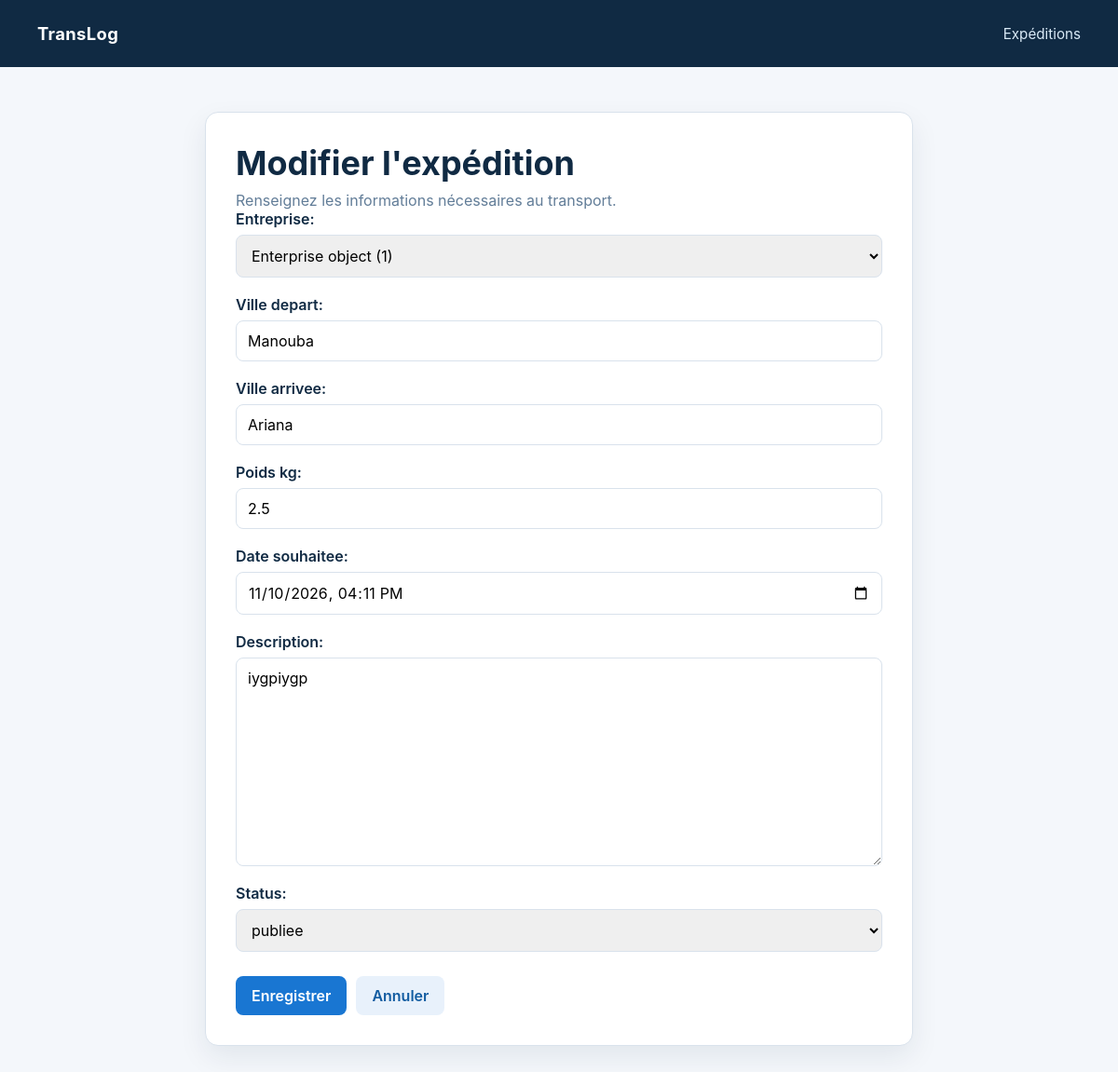
/expidation/update/6/ (signed in), run on the app's committed database.
### ExpidationApp/models.py (models this page shows, shortened)
class expedition(models.Model):
    entreprise = models.ForeignKey('EntrepriseApp.Enterprise',on_delete=models.CASCADE,related_name='expeditions')
    reference = models.CharField(max_length=20, unique=True, editable=False)
    ville_depart = models.CharField(max_length=100)
    ville_arrivee = models.CharField(max_length=100)
    poids_kg = models.FloatField(validators=[
        MinValueValidator(1,"Le poids ne peut pas etre negative")
    ])
    date_souhaitee = models.DateTimeField()
    description = models.TextField()
    status = models.CharField(max_length=20,choices=[
        ('p','publiee'),
        ('a','attribuee'),
        ('ec','en_cours'),
        ('l','livree'),
        ('an','annulee')
    ],default='p')
    created_at = models.DateTimeField(auto_now_add=True)
    updated_at = models.DateTimeField(auto_now=True)

### ExpidationApp/views.py (the view)
# urls.py: path("update/<str:pk>/",Update_Expedition.as_view(),name="update")
class Update_Expedition(LoginRequiredMixin,UpdateView):
        model = expedition
        template_name = "expidation/forms.html"
        form_class = ExpeditionForm
        success_url = reverse_lazy('Expidation:listview')

### ExpidationApp/forms.py
class ExpeditionForm(forms.ModelForm):
    class Meta:
        model = expedition
        fields = '__all__'
        exclude = ['reference', 'id', 'created_at', 'updated_at',"id"]
        widgets = {
                    'date_souhaitee': forms.DateTimeInput(attrs={'type': 'datetime-local'},),
                }

### Templates/expidation/forms.html (shortened to what this page needs)
{% load static %}
<!DOCTYPE html>
<html lang="fr">
<head>
    <link rel="stylesheet" href="{% static 'css/expedition.css' %}">
</head>
<body>
    <header class="topbar"><div class="topbar-inner"><a class="brand" href="{% url 'Expidation:listview' %}">TransLog</a><nav><a href="{% url 'Expidation:listview' %}">Expéditions</a></nav></div></header>
    <main class="container">
        <section class="card form-card">
            <h1>{% if object %}Modifier l'expédition{% else %}Créer une expédition{% endif %}</h1>
            <p class="subtitle">Renseignez les informations nécessaires au transport.</p>
            <form method="post">
                {{ form.as_p }}
                <div class="form-actions">
                    <button type="submit">{% if object %}Enregistrer{% else %}Créer l'expédition{% endif %}</button>
                    <a class="button button-secondary" href="{% url 'Expidation:listview' %}">Annuler</a>
                </div>
            </form>
        </section>
    </main>
</body>
</html>

### static/css/expedition.css (style rules this page uses)
:root { --navy: #102a43; --blue: #1976d2; --blue-dark: #125ca1; --bg: #f4f7fb; --surface: #ffffff; --text: #243b53; --muted: #627d98; --border: #d9e2ec; --danger: #c62828; --shadow: 0 12px 30px rgba(16, 42, 67, 0.08); }
* { box-sizing: border-box; }
body { margin: 0; background: var(--bg); color: var(--text); font-family: Inter, "Segoe UI", Arial, sans-serif; }
a { color: var(--blue); text-decoration: none; }
.topbar { background: var(--navy); color: #fff; }
.topbar-inner, .container { width: min(1120px, calc(100% - 32px)); margin: 0 auto; }
.topbar-inner { display: flex; align-items: center; justify-content: space-between; min-height: 72px; }
.brand { color: #fff; font-size: 1.15rem; font-weight: 700; letter-spacing: .02em; }
.topbar nav { display: flex; gap: 20px; }
.topbar nav a { color: #d9eaf7; font-size: .95rem; }
main.container { padding: 48px 0 64px; }
h1 { color: var(--navy); font-size: clamp(1.7rem, 3vw, 2.35rem); margin: 0 0 8px; }
.subtitle { color: var(--muted); margin: 0; }
.button, button { border: 0; border-radius: 8px; cursor: pointer; display: inline-block; font: inherit; font-weight: 600; padding: 11px 17px; transition: background .2s, transform .2s; }
.button-primary, button { background: var(--blue); color: #fff; }
.button-secondary { background: #e8f1fb; color: var(--blue-dark); }
.card, .empty-state { background: var(--surface); border: 1px solid var(--border); border-radius: 14px; box-shadow: var(--shadow); }
.detail-card, .form-card, .danger-card { margin: 0 auto; max-width: 760px; padding: 32px; }
.form-card form p { display: flex; flex-direction: column; gap: 7px; margin: 0 0 19px; }
.form-card label { color: var(--navy); font-weight: 600; }
.form-card input, .form-card select, .form-card textarea { border: 1px solid var(--border); border-radius: 8px; font: inherit; padding: 11px 12px; width: 100%; }
.form-actions { display: flex; gap: 10px; margin-top: 26px; }

### data on the page
expedition: entreprise "Enterprise object (1)", ville_depart "Manouba", ville_arrivee "Ariana", poids_kg "2.5", date_souhaitee "11/10/2026 16:11", description "iygpiygp", status "publiee"
